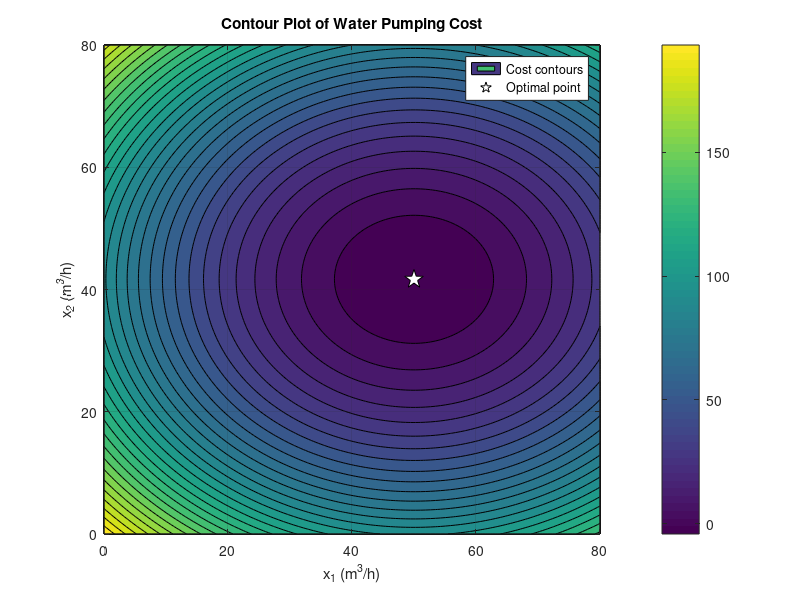
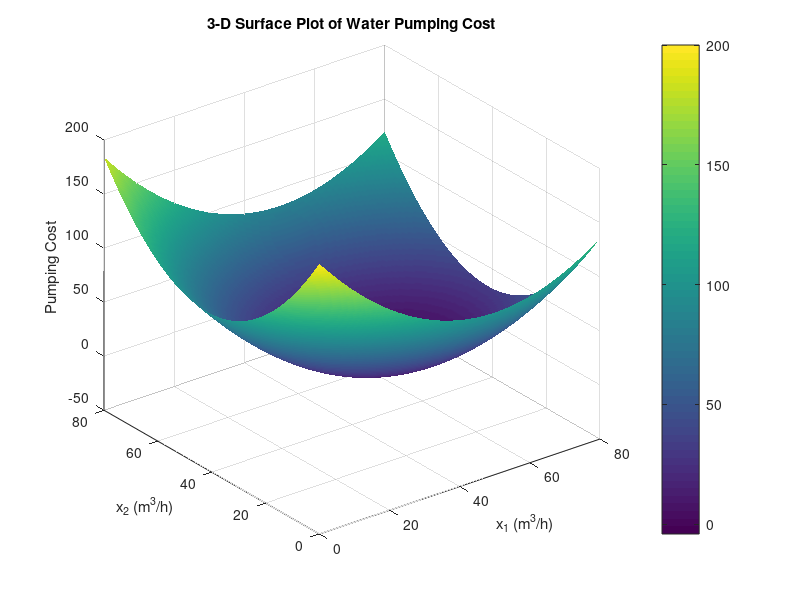

Reproduce these figures in MATLAB, in order.
clc;
clear;
close all;

% Objective function
fun = @(x) 0.04*x(1)^2 + 0.06*x(2)^2 - 4*x(1) - 5*x(2) + 200;

% Initial guess
x0 = [20 20];

% Run fminsearch
[x,fval] = fminsearch(fun,x0);

% Display results
fprintf('   WATER PUMPING OPTIMIZATION\n');
fprintf('Optimal x1 = %.4f m^3/h\n',x(1));
fprintf('Optimal x2 = %.4f m^3/h\n',x(2));
fprintf('Minimum pumping cost = %.4f\n',fval);

% Create values for plotting
x1 = linspace(0,80,200);
x2 = linspace(0,80,200);

[X1,X2] = meshgrid(x1,x2);

% Calculate cost over the grid
C = 0.04*X1.^2 + 0.06*X2.^2- 4*X1 - 5*X2 + 200;

% PLOT 1: CONTOUR PLOT
figure;
contourf(X1,X2,C,30);
colorbar;
hold on;

% Mark optimum
plot(x(1),x(2),'kp','MarkerSize',14,'MarkerFaceColor','w');
xlabel('x_1 (m^3/h)');
ylabel('x_2 (m^3/h)');
title('Contour Plot of Water Pumping Cost');
legend('Cost contours','Optimal point');
grid on;
hold off;

% PLOT 2: 3-D SURFACE PLOT
figure;
surf(X1,X2,C);
colorbar;
shading interp;
hold on;

% Mark optimum on surface
plot3(x(1),x(2),fval,'kp', 'MarkerSize',14,'MarkerFaceColor','w');
xlabel('x_1 (m^3/h)');
ylabel('x_2 (m^3/h)');
zlabel('Pumping Cost');
title('3-D Surface Plot of Water Pumping Cost');
grid on;
hold off;
